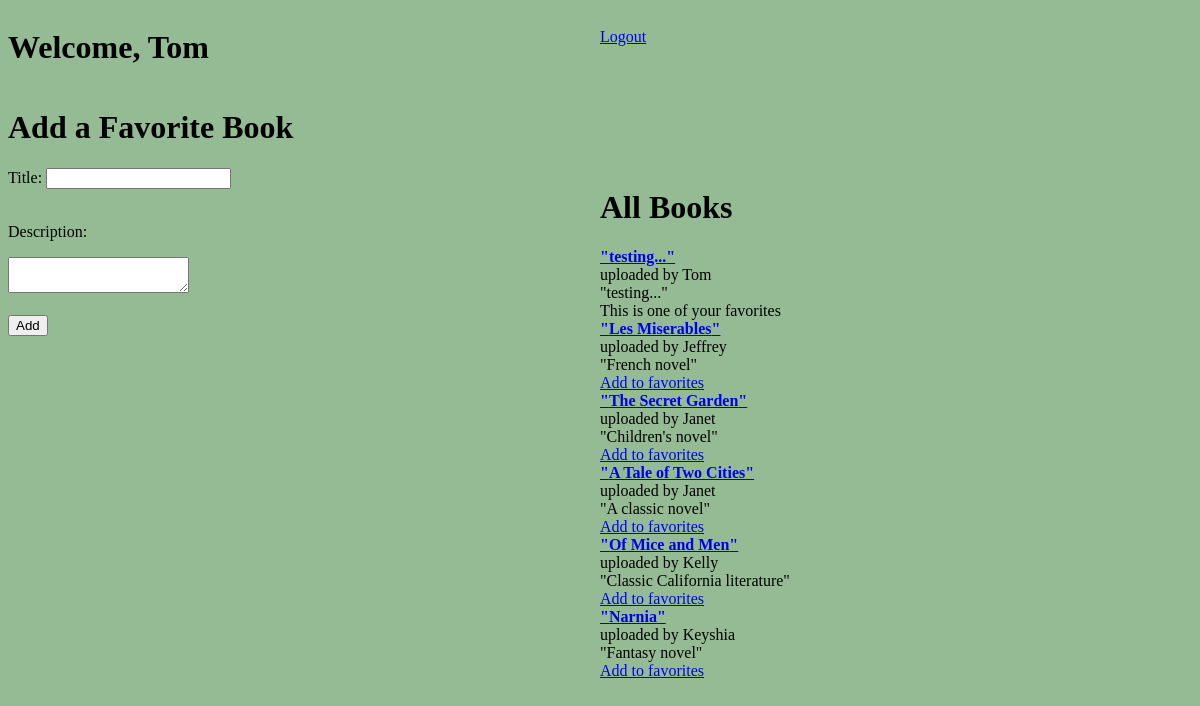
The app's page /books (signed in) with its own data.
### favorite_books_app/models.py (models this page shows)
class User(models.Model):
    first_name = models.CharField(max_length=255)
    last_name = models.CharField(max_length=255)
    email = models.EmailField(max_length=255)
    password = models.CharField(max_length=255)
    updated_at = models.DateTimeField(auto_now=True)
    created_at = models.DateTimeField(auto_now_add = True)
    objects = UserManager()

class Book(models.Model):
    title = models.CharField(max_length= 255)
    author = models.CharField(max_length=255)
    description = models.TextField()
    created_at = models.DateTimeField(auto_now_add=True)
    updated_at = models.DateTimeField(auto_now=True)
    upload_status = models.ForeignKey(User, related_name="books", on_delete = models.CASCADE, null = True)
    users = models.ManyToManyField(User, related_name="Books")
    objects = BookManager()

### favorite_books_app/views.py (the view)
# urls.py: path('books', views.books),
def books(request):
    if 'user_id' not in request.session:
        return redirect('/')
    this_user = User.objects.filter(id = request.session['user_id'])
    context = {
        "current_user" : this_user[0], #grabs from session rather than database to prevent refreshing into login
        "all_books": Book.objects.all(),
        }
    return render(request, "add_book.html", context)

### favorite_books_app/templates/add_book.html (shortened to what this page needs)
<!DOCTYPE html>
<html lang = "en">
<head>
    {% load static %}
    <link rel="stylesheet" href="{% static 'background-color.css' %}">
</head>
<body>
<header id="add-header">
    <h1 id="welcome-add">Welcome, {{ current_user.first_name }}</h1>
    <a id = "logout-add" href="http://localhost:8000/logout">Logout</a>
</header>
<h1>Add a Favorite Book</h1>
    <div id="add-book-container">
        <form action="/check_book" method='POST' id="add-form">
            <label for="title">Title:</label>
            <input class="title" type="text" name = "title">
            <br><br>
            <p id = "description">Description:</p>
            <textarea name="description"></textarea>
            <br><br>
            <input type="submit" value="Add" id = "button">
        </form>
        <div id="all-books-add">
            <h1>All Books </h1>
                {% for book in all_books %}
                    {% if current_user.first_name == book.upload_status.first_name or current_user.id in book.users.id %}
                        <a class = "bold" href = "http://localhost:8000/was_favorited_check/{{ book.id }}">"{{ book.title }}"</a>
                        <p class = "sub"> uploaded by {{ book.upload_status.first_name}}</p>
                        <p class = "sub">"{{ book.description }}"</p>
                        <p class = "sub" class="italics">This is one of your favorites</p>
                    {% else %}
                        <a class = "bold" href = "http://localhost:8000/was_favorited_check/{{ book.id }}">"{{ book.title }}"</a>
                        <p class = "sub"> uploaded by {{ book.upload_status.first_name}}</p>
                        <p class = "sub">"{{ book.description }}"</p>
                        <div id="view-links">
                            <a href = "http://localhost:8000/add_favorite_book/{{ book.id }} ">Add to favorites</a>
                        </div>
                    {% endif %}
                {% endfor %}
        </div>
    </div>
</body>
</html>

### favorite_books_app/static/background-color.css (style rules this page uses)
body { background-color:rgb(148, 187, 148); }
#add-header { display: flex; }
#welcome-add { flex: 1; }
#logout-add { margin-top: 20px; flex: 1; }
#add-form { flex:1; }
#all-books-add { flex:1; }
.bold { margin-top: 20px; font-weight:bolder; }
#add-book-container { display: flex; }
.sub { margin-top: 0px; margin-bottom: 0px; }

### records on screen
User: first_name "Tom"
Book: title "testing...", upload_status.first_name "Tom", description "testing..."
Book: title "Les Miserables", upload_status.first_name "Jeffrey", description "French novel"
Book: title "The Secret Garden", upload_status.first_name "Janet", description "Children's novel"
Book: title "A Tale of Two Cities", upload_status.first_name "Janet", description "A classic novel"
Book: title "Of Mice and Men", upload_status.first_name "Kelly", description "Classic California literature"
Book: title "Narnia", upload_status.first_name "Keyshia", description "Fantasy novel"
